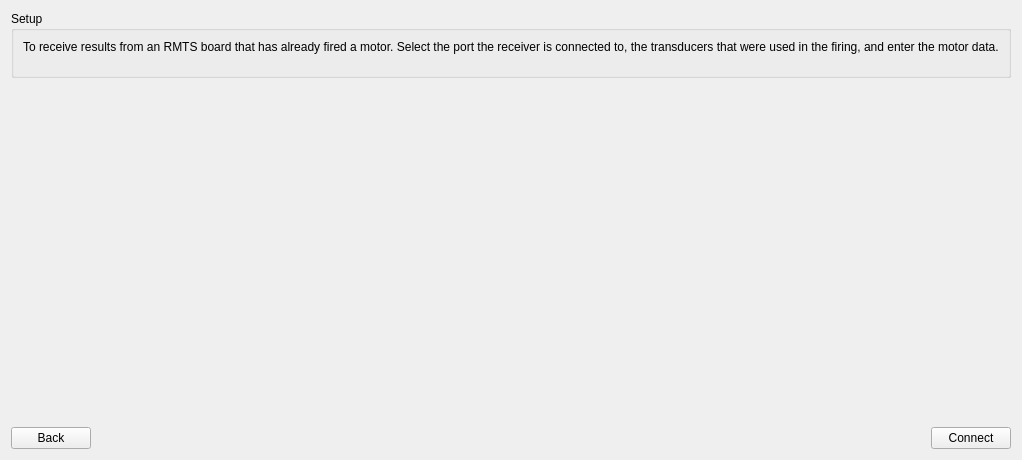
<?xml version="1.0" encoding="UTF-8"?>
<ui version="4.0">
 <class>RecvResultsWidget</class>
 <widget class="QWidget" name="RecvResultsWidget">
  <property name="geometry">
   <rect>
    <x>0</x>
    <y>0</y>
    <width>935</width>
    <height>460</height>
   </rect>
  </property>
  <property name="windowTitle">
   <string>Form</string>
  </property>
  <layout class="QVBoxLayout" name="verticalLayout">
   <item>
    <widget class="QGroupBox" name="groupBox">
     <property name="title">
      <string>Setup</string>
     </property>
     <layout class="QVBoxLayout" name="verticalLayout_2">
      <item>
       <widget class="QLabel" name="label">
        <property name="text">
         <string>To receive results from an RMTS board that has already fired a motor. Select the port the receiver is connected to, the transducers that were used in the firing, and enter the motor data.</string>
        </property>
       </widget>
      </item>
      <item>
       <layout class="QHBoxLayout" name="horizontalLayout_2">
        <property name="topMargin">
         <number>0</number>
        </property>
        <item>
         <layout class="QVBoxLayout" name="verticalLayout_3">
          <property name="topMargin">
           <number>0</number>
          </property>
          <item>
           <widget class="PortSelectorWidget" name="widgetPortSelector" native="true"/>
          </item>
          <item>
           <widget class="TransducerSelectorWidget" name="widgetTransducerSelector" native="true"/>
          </item>
         </layout>
        </item>
        <item>
         <widget class="CollectionEditor" name="widgetMotorConfig" native="true"/>
        </item>
       </layout>
      </item>
     </layout>
    </widget>
   </item>
   <item>
    <spacer name="verticalSpacer">
     <property name="orientation">
      <enum>Qt::Vertical</enum>
     </property>
     <property name="sizeHint" stdset="0">
      <size>
       <width>20</width>
       <height>320</height>
      </size>
     </property>
    </spacer>
   </item>
   <item>
    <layout class="QHBoxLayout" name="horizontalLayout">
     <property name="topMargin">
      <number>0</number>
     </property>
     <item>
      <widget class="QPushButton" name="pushButtonBack">
       <property name="text">
        <string>Back</string>
       </property>
      </widget>
     </item>
     <item>
      <spacer name="horizontalSpacer">
       <property name="orientation">
        <enum>Qt::Horizontal</enum>
       </property>
       <property name="sizeHint" stdset="0">
        <size>
         <width>40</width>
         <height>20</height>
        </size>
       </property>
      </spacer>
     </item>
     <item>
      <widget class="QPushButton" name="pushButtonConnect">
       <property name="enabled">
        <bool>true</bool>
       </property>
       <property name="text">
        <string>Connect</string>
       </property>
      </widget>
     </item>
    </layout>
   </item>
  </layout>
 </widget>
 <customwidgets>
  <customwidget>
   <class>CollectionEditor</class>
   <extends>QWidget</extends>
   <header location="global">pyFormGen.collectionEditor</header>
   <container>1</container>
  </customwidget>
  <customwidget>
   <class>PortSelectorWidget</class>
   <extends>QWidget</extends>
   <header location="global">ui.portSelectorWidget</header>
   <container>1</container>
  </customwidget>
  <customwidget>
   <class>TransducerSelectorWidget</class>
   <extends>QWidget</extends>
   <header location="global">ui.transducerSelectorWidget</header>
   <container>1</container>
  </customwidget>
 </customwidgets>
 <resources/>
 <connections/>
</ui>
